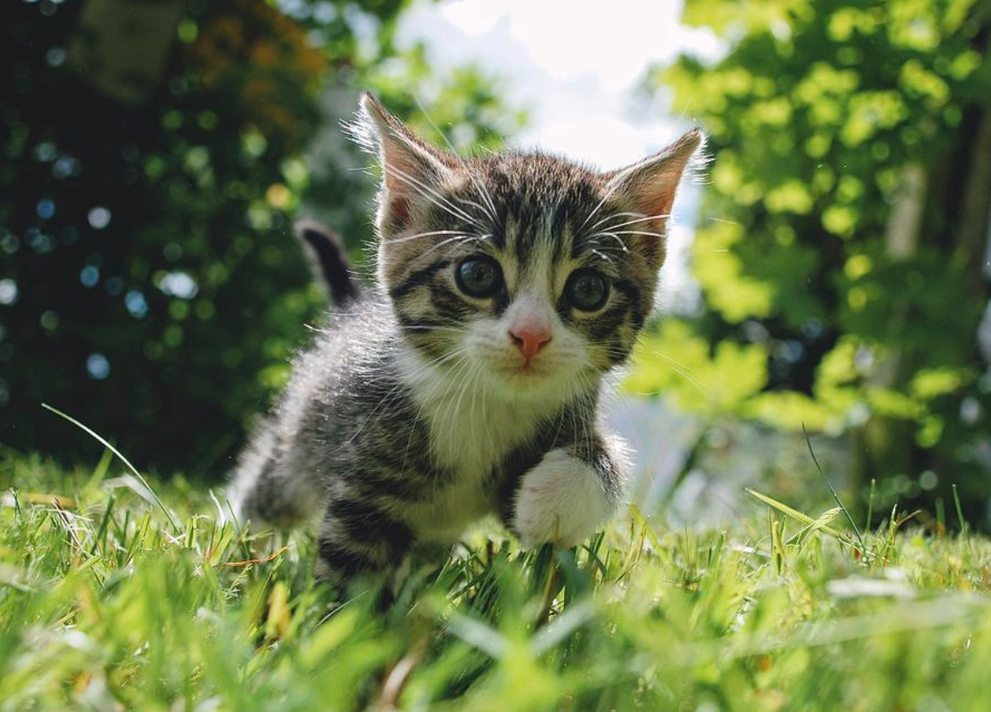
#> input picture cat.png, 991 x 712 px, shrunk from 1156 x 831 before the run
$ python lab_3.py
#> lines starting #> are read from the running program, lines starting #| are printed output that depends on the picture
"""
py -m pip install opencv-python numpy matplotlib
"""
import cv2
import numpy as np
import matplotlib.pyplot as plt
from pathlib import Path

# Read image
image = cv2.imread("cat.png", cv2.IMREAD_GRAYSCALE)
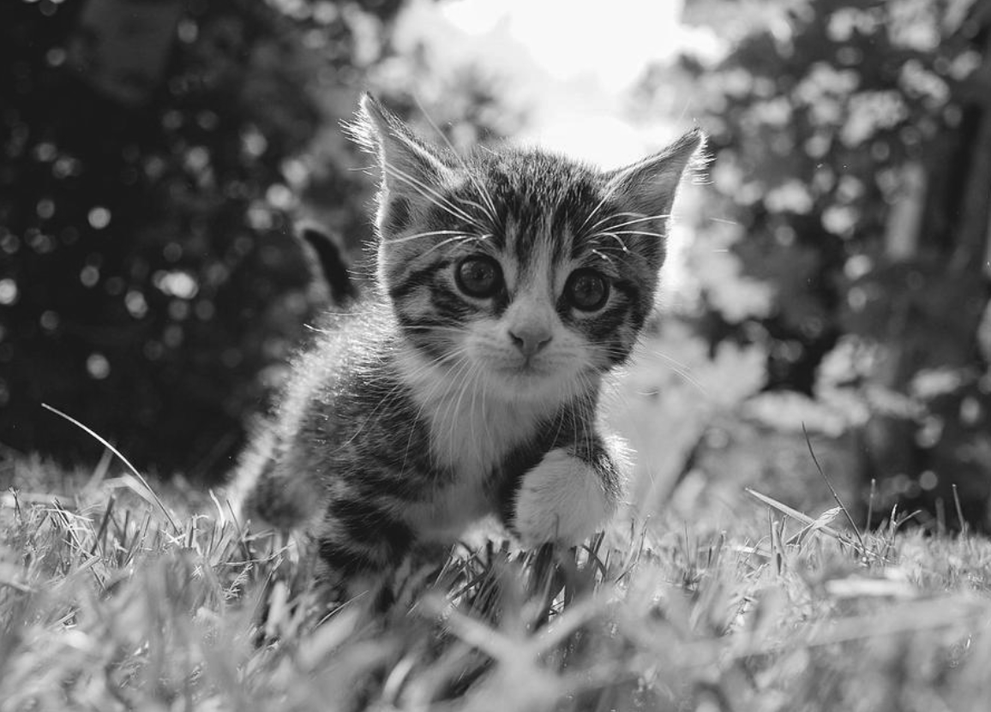
#> image: shape (712, 991); min 14, max 255, mean 111.5


# 3x3 mask
mask = np.array([
    [-1, -1, -1],
    [-1,  8, -1],
    [-1, -1, -1]
])

# Get image dimensions
rows, cols = image.shape
#> rows = 712; cols = 991

# Create output image
output = np.zeros((rows, cols), dtype=np.float32)

# Perform convolution manually
for i in range(1, rows - 1):
    for j in range(1, cols - 1):
        region = image[i-1:i+2, j-1:j+2]
        output[i, j] = np.sum(region * mask)
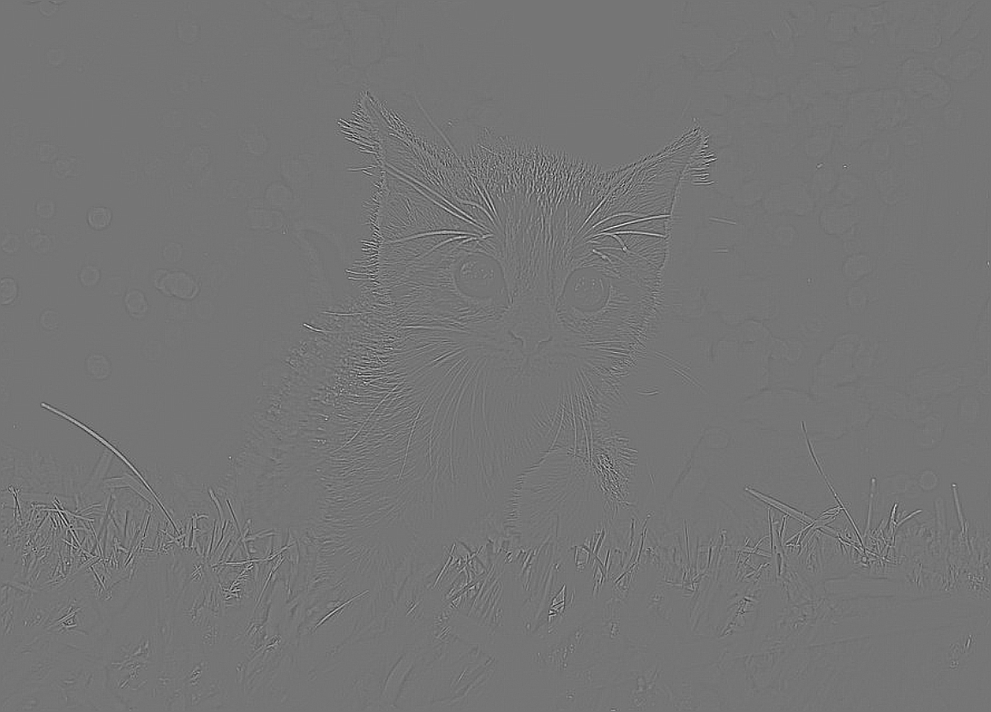
#> output: shape (712, 991) float32; min -688, max 804, mean 0; drawn with min black and max white

# Normalize result for display
output = cv2.normalize(
    output, None, 0, 255, cv2.NORM_MINMAX
).astype(np.uint8)

# Display results
plt.figure(figsize=(10, 4))

plt.subplot(1, 2, 1)
plt.imshow(image, cmap="gray")
plt.title("Original Image")
plt.axis("off")

plt.subplot(1, 2, 2)
plt.imshow(output, cmap="gray")
plt.title("After 3x3 Convolution")
plt.axis("off")

plt.tight_layout()
plt.show()
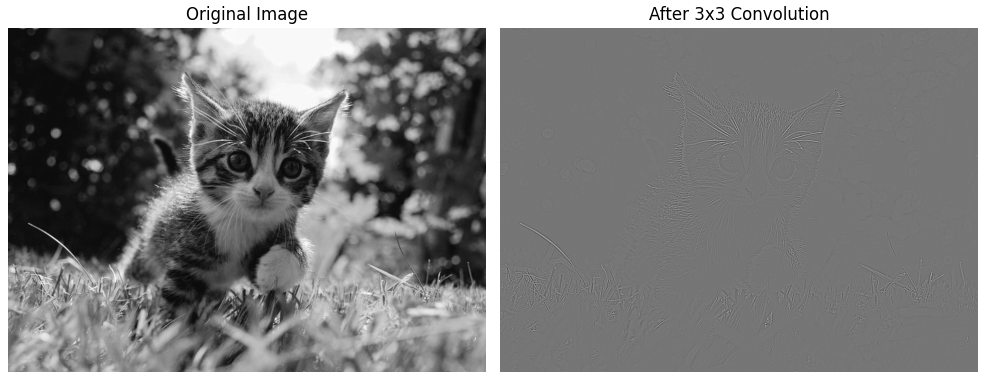
#> figure drawn by matplotlib, 2 panels
